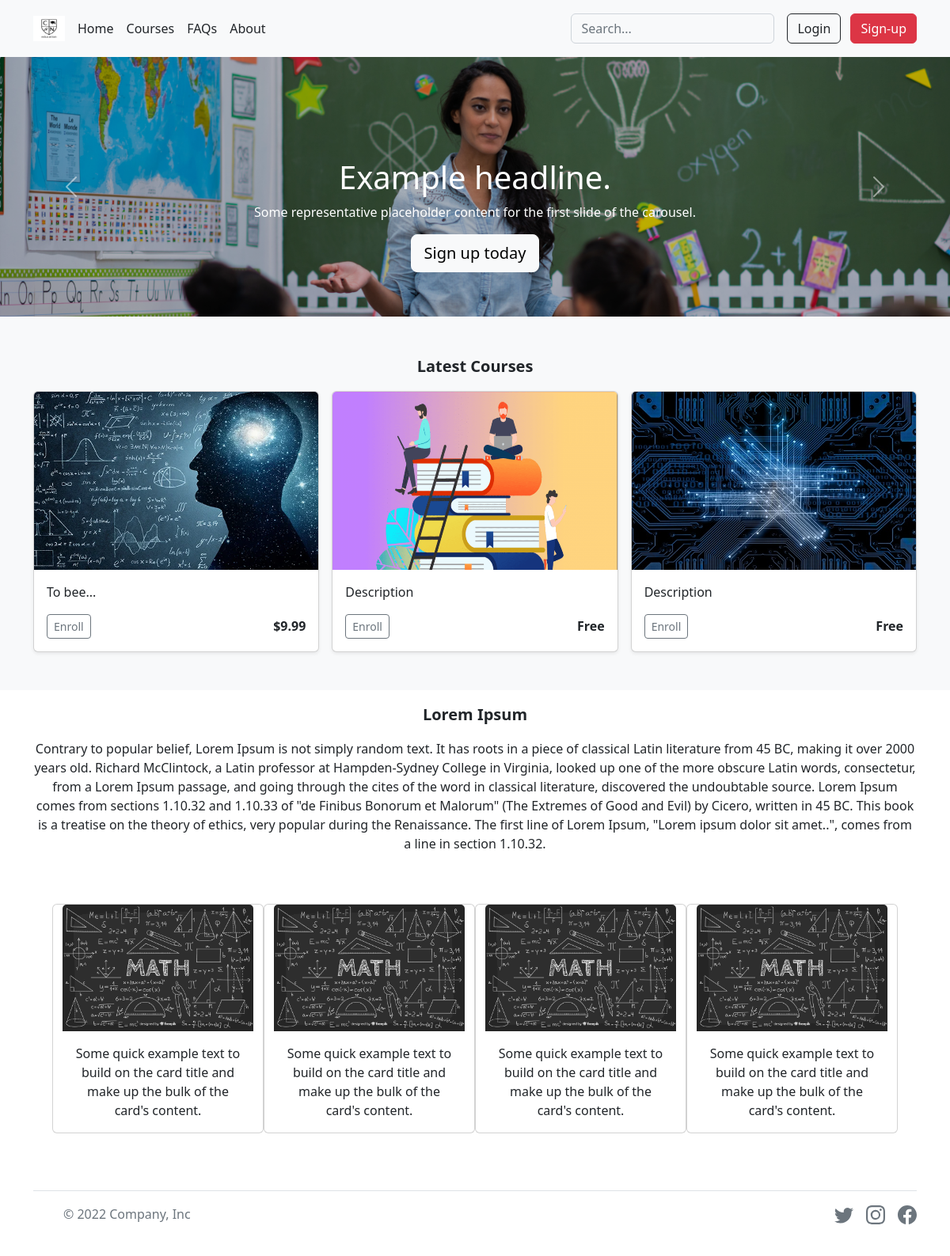
The page / on the database its author committed.
### tables this page shows
CREATE TABLE courses (id INTEGER PRIMARY KEY AUTOINCREMENT NOT NULL, price TEXT NOT NULL, text TEXT NOT NULL, name TEXT NOT NULL);

### app.py (the view)
@app.route("/")
def index():
    courses = db.execute("SELECT * FROM courses ORDER BY id DESC LIMIT 3")
    return render_template("index.html", ids = courses)

### app.py (called while the page is built)
@app.after_request
def after_request(response):
    response.headers["Cache-Control"] = "no-cache, no-store, must-revalidate"
    response.headers["Expires"] = 0
    response.headers["Pragma"] = "no-cache"
    return response

### templates/index.html (shortened to what this page needs)
{% extends "layout.html" %}
{% block main %}
<div id="carousel" class="carousel slide" data-bs-ride="carousel">
    <div class="carousel-inner">
      <div class="carousel-item active" data-bs-interval="5000">
        <img class="img-fluid bd-placeholder-img bd-placeholder-img-lg d-block w-100" src="../static/car1.png" role="img" aria-label="Placeholder: First slide" preserveAspectRatio="xMidYMid slice" focusable="false"><title>Placeholder</title><rect width="100%" height="100%" fill="#777"></rect></img>
        <div class="carousel-caption">
          <h1>Example headline.</h1>
          <p>Some representative placeholder content for the first slide of the carousel.</p>
          <p><a class="btn btn-lg btn-light" href="#">Sign up today</a></p>
        </div>
      </div>
    </div>
    <button class="carousel-control-prev" type="button" data-bs-target="#carousel" data-bs-slide="prev">
      <span class="carousel-control-prev-icon" aria-hidden="true"></span>
    </button>
    <button class="carousel-control-next" type="button" data-bs-target="#carousel" data-bs-slide="next">
      <span class="carousel-control-next-icon" aria-hidden="true"></span>
    </button>
  </div>
{% if ids %}
  <div class="album py-5 bg-light">
    <div class="container">
      <p class="text-center fs-5 fw-semibold">Latest Courses</p>
      <div class="row row-cols-1 row-cols-sm-2 row-cols-md-3 g-3">
        {% for id in ids %}
        <form action="/info" method="post">
        <div class="col">
          <div class="card shadow-sm">
            <img src="../static/courses/{{ id.id }}.png" class="bd-placeholder-img card-img-top" width="100%" height="225" alt="...">
            <div class="card-body">
              <p class="card-text">{{ id.text }}</p>
              <div class="d-flex justify-content-between align-items-center">
                <div class="btn-group">
                  <button class="btn btn-sm btn-outline-secondary" id="id" name="id" value="{{ id.id }}">Enroll</a>
                </div>
                <small class="fs-6 fw-semibold">{{ id.price }}</small>
              </div>
            </div>
          </div>
        </div>
      </form>
        {% endfor %}
      </div>
    </div>
  </div>
{% endif %}
<div class="container text-center">
  <p class="fs-5 fw-semibold">Lorem Ipsum</p>
  <p>Contrary to popular belief, Lorem Ipsum is not simply random text. It has roots in a piece of classical Latin literature from 45 BC, making it over 2000 years old. Richard McClintock, a Latin professor at Hampden-Sydney College in Virginia, looked up one of the more obscure Latin words, consectetur, from a Lorem Ipsum passage, and going through the cites of the word in classical literature, discovered the undoubtable source. Lorem Ipsum comes from sections 1.10.32 and 1.10.33 of "de Finibus Bonorum et Malorum" (The Extremes of Good and Evil) by Cicero, written in 45 BC. This book is a treatise on the theory of ethics, very popular during the Renaissance. The first line of Lorem Ipsum, "Lorem ipsum dolor sit amet..", comes from a line in section 1.10.32.</p>
  <div class="album py-5">
  <div class="container">
  <div class="row row-cols-1 row-cols-sm-2  px-4  row-cols-md-4 g-4">
  <div class="card">
    <img src="../static/courses/1.png" class="card-img-top" alt="...">
    <div class="card-body">
      <p class="card-text">Some quick example text to build on the card title and make up the bulk of the card's content.</p>
    </div>
  </div>
  <div class="card" >
    <img src="../static/courses/1.png" class="card-img-top" alt="...">
    <div class="card-body">
      <p class="card-text">Some quick example text to build on the card title and make up the bulk of the card's content.</p>
    </div>
  </div>
  <div class="card">
    <img src="../static/courses/1.png" class="card-img-top" alt="...">
    <div class="card-body">
      <p class="card-text">Some quick example text to build on the card title and make up the bulk of the card's content.</p>
    </div>
  </div>
  <div class="card">
    <img src="../static/courses/1.png" class="card-img-top" alt="...">
    <div class="card-body">
      <p class="card-text">Some quick example text to build on the card title and make up the bulk of the card's content.</p>
    </div>
  </div>
  </div>
  </div>
  </div>
</div>
{% endblock %}

### rows shown on the page
courses: shows a picture, text "To bee...", {{ id.id }} 4 (drawn), price "$9.99"
courses: shows a picture, text "Description", {{ id.id }} 3 (drawn), price "Free"
courses: shows a picture, text "Description", {{ id.id }} 2 (drawn), price "Free"
